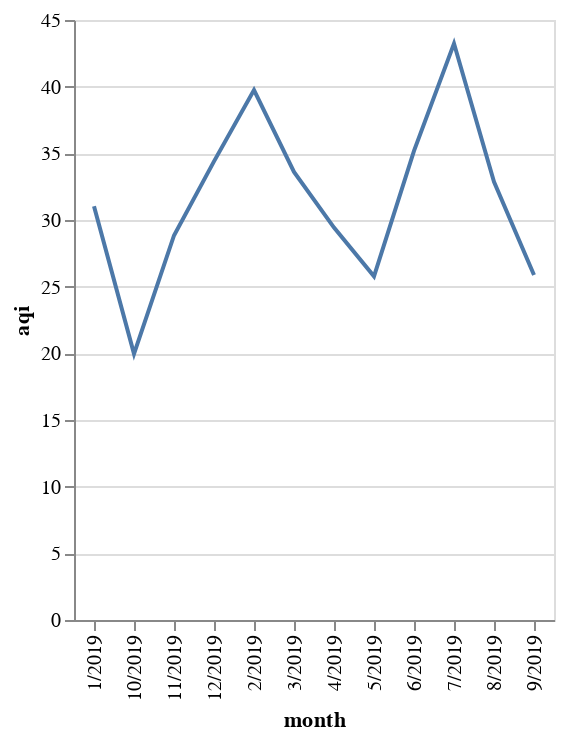

Notebook code for this chart:
### Code cell
pm25_local_2019 = pd.read_csv("../../data/final/epa_air_params/pm25_local_2019_avg_df.csv")
alt.Chart(pm25_local_2019).mark_line().encode(
    x="month",
    y="aqi"
)

### Figure 1 — Vega-Lite specification as saved in the notebook (floating-point values rounded to 4 significant figures)
{"config": {"view": {"continuousWidth": 400, "continuousHeight": 300}}, "data": {"name": "data-64c4d74a56c17abae7c6d76a17416cbc"}, "mark": "line", "encoding": {"x": {"type": "nominal", "field": "month"}, "y": {"type": "quantitative", "field": "aqi"}}, "$schema": "https://vega.github.io/schema/vega-lite/v4.8.1.json", "datasets": {"data-64c4d74a56c17abae7c6d76a17416cbc": [{"month": "7/2019", "aqi": 43.23, "arithmetic_mean": 10.69, "units_of_measure": "Micrograms/cubic meter (LC)", "parameter": "PM2.5 - Local Conditions"}, {"month": "3/2019", "aqi": 33.61, "arithmetic_mean": 8.158, "units_of_measure": "Micrograms/cubic meter (LC)", "parameter": "PM2.5 - Local Conditions"}, {"month": "2/2019", "aqi": 39.75, "arithmetic_mean": 10.34, "units_of_measure": "Micrograms/cubic meter (LC)", "parameter": "PM2.5 - Local Conditions"}, {"month": "6/2019", "aqi": 35.18, "arithmetic_mean": 8.594, "units_of_measure": "Micrograms/cubic meter (LC)", "parameter": "PM2.5 - Local Conditions"}, {"month": "4/2019", "aqi": 29.43, "arithmetic_mean": 7.071, "units_of_measure": "Micrograms/cubic meter (LC)", "parameter": "PM2.5 - Local Conditions"}, {"month": "12/2019", "aqi": 34.4, "arithmetic_mean": 8.816, "units_of_measure": "Micrograms/cubic meter (LC)", "parameter": "PM2.5 - Local Conditions"}, {"month": "11/2019", "aqi": 28.84, "arithmetic_mean": 7.408, "units_of_measure": "Micrograms/cubic meter (LC)", "parameter": "PM2.5 - Local Conditions"}, {"month": "5/2019", "aqi": 25.77, "arithmetic_mean": 6.226, "units_of_measure": "Micrograms/cubic meter (LC)", "parameter": "PM2.5 - Local Conditions"}, {"month": "9/2019", "aqi": 25.88, "arithmetic_mean": 6.248, "units_of_measure": "Micrograms/cubic meter (LC)", "parameter": "PM2.5 - Local Conditions"}, {"month": "10/2019", "aqi": 19.96, "arithmetic_mean": 4.8, "units_of_measure": "Micrograms/cubic meter (LC)", "parameter": "PM2.5 - Local Conditions"}, {"month": "8/2019", "aqi": 32.86, "arithmetic_mean": 7.911, "units_of_measure": "Micrograms/cubic meter (LC)", "parameter": "PM2.5 - Local Conditions"}, {"month": "1/2019", "aqi": 31.03, "arithmetic_mean": 7.694, "units_of_measure": "Micrograms/cubic meter (LC)", "parameter": "PM2.5 - Local Conditions"}]}}
